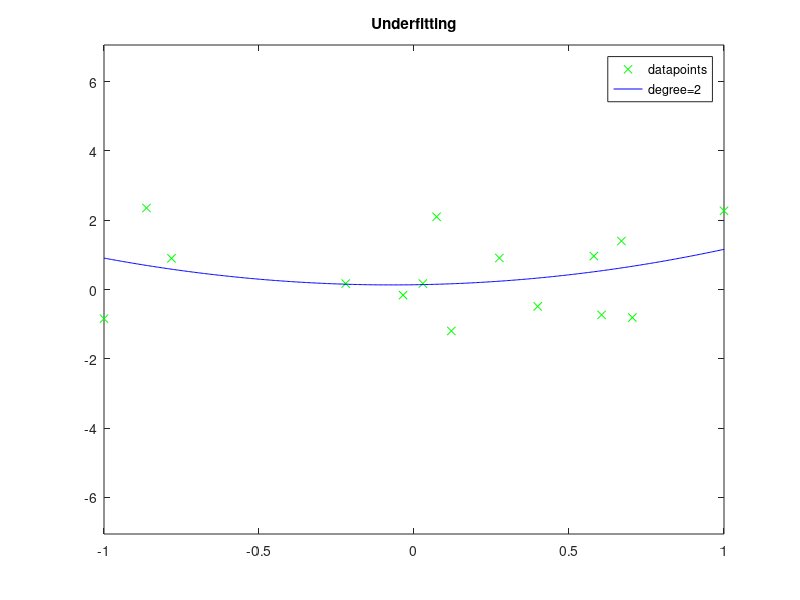
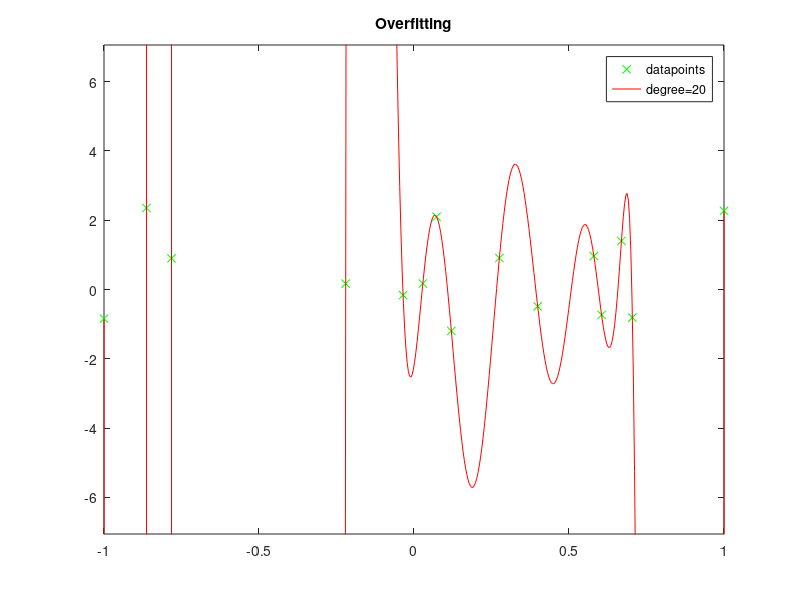

MATLAB code to generate these figures, in order:
%%%%%%%%%%%%%%%%%%%%%%%%%%%%%%%%%%%%%%%%%%%%%%%%
%  Computational Illustration for Chapter 01
%         Rudiments of Learning Theory
%%%%%%%%%%%%%%%%%%%%%%%%%%%%%%%%%%%%%%%%%%%%%%%%
clear all; clc;

%% Empirical risk minimization with the square loss
%  and a hypothesis class of univariate polynomials

%% generate the data
m = 15;
x = [-1;sort(2*rand(m-2,1)-1);1];
y = abs(x) + randn(m,1);

%% underfitting with polynomials of low degree 
deg = 2;
p_underfit = polyfit(x,y,deg);
grid = linspace(-1,1,500)';
figure(1);
plot(x,y,'gx',grid,polyval(p_underfit,grid),'b-');
legend('datapoints',strcat('degree=',num2str(deg)));
title('Underfitting')
axis([-1 1 -3*max(y) 3*max(y)])

%% overfitting with polynomials of high degree 
deg = 20;
p_overfit = polyfit(x,y,deg);
grid = linspace(-1,1,500)';
figure(2);
plot(x,y,'gx',grid,polyval(p_overfit,grid),'r-');
legend('datapoints',strcat('degree=',num2str(deg)));
title('Overfitting')
axis([-1 1 -3*max(y) 3*max(y)])
